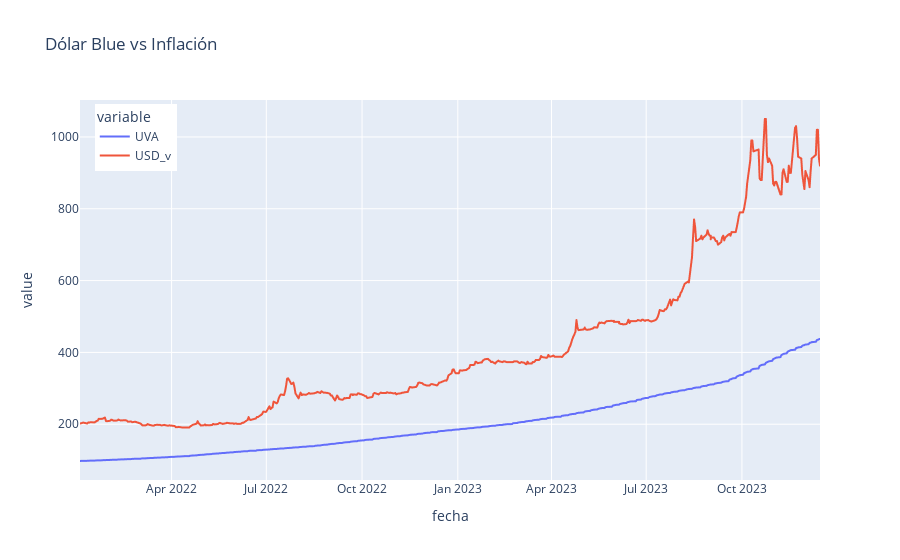

The notebook cell this image was saved under:
### Code cell
fig = px.line(uva_usd_df, x="fecha", y=["UVA","USD_v"], title='Dólar Blue vs Inflación')
fig.update_layout(legend=dict(yanchor="top",y=0.99,xanchor="left",x=0.02))
fig.show()

### Figure 1 — Plotly figure (JSON) as saved in the notebook; plotly's stock layout.template omitted (floating-point values rounded to 4 significant figures; data arrays with more than 128 entries replaced by an {"elided": "..."} marker saying what was removed)
{"data": [{"hovertemplate": "variable=UVA<br>fecha=%{x}<br>value=%{y}<extra></extra>", "legendgroup": "UVA", "line": {"color": "#636efa", "dash": "solid"}, "marker": {"symbol": "circle"}, "mode": "lines", "name": "UVA", "showlegend": true, "x": {"elided": "773 str values"}, "xaxis": "x", "y": {"elided": "773 float values"}, "yaxis": "y", "type": "scattergl"}, {"hovertemplate": "variable=USD_v<br>fecha=%{x}<br>value=%{y}<extra></extra>", "legendgroup": "USD_v", "line": {"color": "#EF553B", "dash": "solid"}, "marker": {"symbol": "circle"}, "mode": "lines", "name": "USD_v", "showlegend": true, "x": {"elided": "773 str values"}, "xaxis": "x", "y": {"elided": "773 float values"}, "yaxis": "y", "type": "scattergl"}], "layout": {"xaxis": {"anchor": "y", "domain": [0, 1], "title": {"text": "fecha"}}, "yaxis": {"anchor": "x", "domain": [0, 1], "title": {"text": "value"}}, "legend": {"title": {"text": "variable"}, "tracegroupgap": 0, "yanchor": "top", "y": 0.99, "xanchor": "left", "x": 0.02}, "title": {"text": "Dólar Blue vs Inflación"}}}
